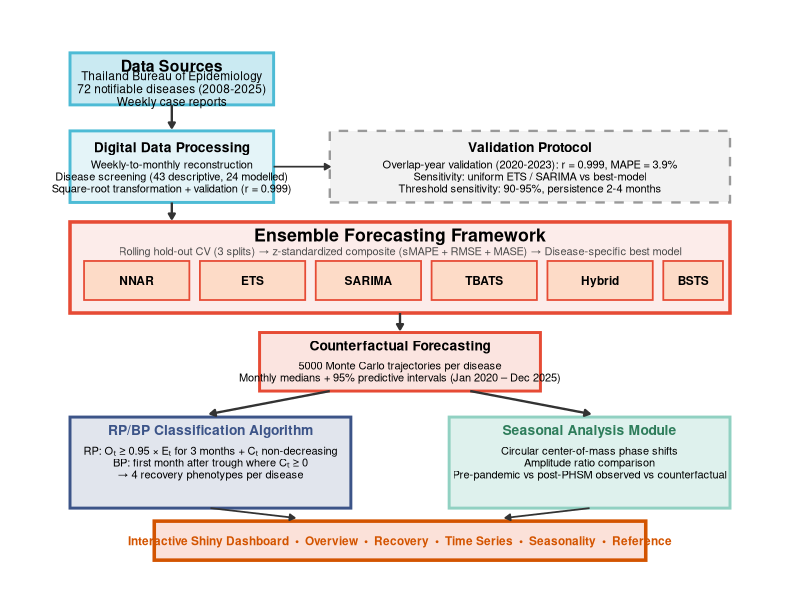
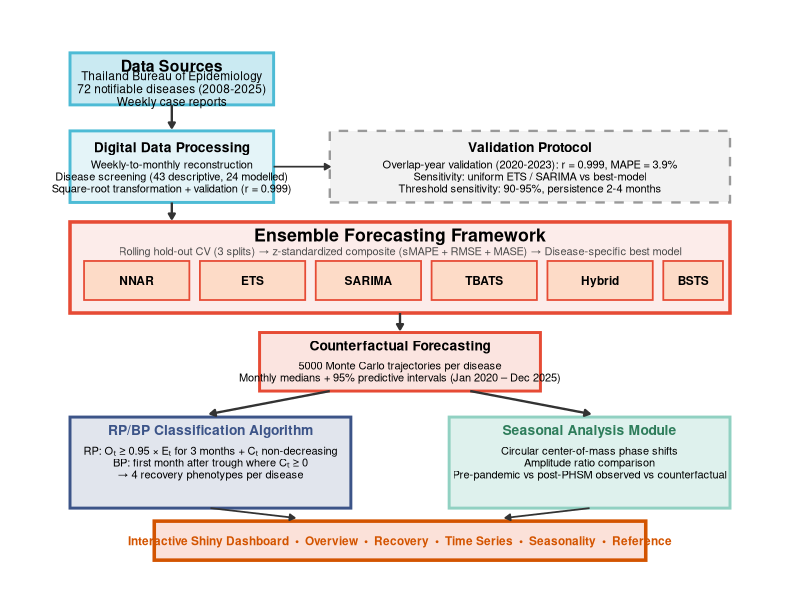

Generate these figures, in order, with R:
# ==============================================================================
# Figure 1: Framework Architecture Schematic
# Digital Surveillance Framework Pipeline Diagram
# ==============================================================================

library(ggplot2)
library(grid)
library(gridExtra)

# --- Helper: Rounded rectangle grob ---
roundrect_grob <- function(x, y, w, h, r = 0.02, fill = "white", col = "black", lwd = 1) {
  grid.roundrect(
    x = unit(x, "npc"), y = unit(y, "npc"),
    width = unit(w, "npc"), height = unit(h, "npc"),
    r = unit(r, "npc"),
    gp = gpar(fill = fill, col = col, lwd = lwd)
  )
}

# --- Color Palette ---
col_data     <- "#4DBBD5FF"   # Data layer (blue)
col_model    <- "#E64B35FF"   # Model layer (red)
col_metric   <- "#3C5488FF"   # Metric layer (dark blue)
col_seasonal <- "#91D1C2FF"   # Seasonal module (teal)
col_dash     <- "#F39B7FFF"   # Dashboard (salmon)
col_arrow    <- "#333333"
col_bg       <- "white"

# --- Build figure using ggplot + annotation ---
fig1 <- ggplot() +
  xlim(0, 10) + ylim(0, 8) +
  theme_void() +
  theme(plot.margin = margin(10, 10, 10, 10)) +

  # === LAYER 1: Data Sources (top) ===
  annotate("rect", xmin = 0.3, xmax = 3.2, ymin = 7.0, ymax = 7.8,
           fill = col_data, alpha = 0.3, color = col_data, linewidth = 1) +
  annotate("text", x = 1.75, y = 7.6, label = "Data Sources", fontface = "bold", size = 4) +
  annotate("text", x = 1.75, y = 7.25, size = 3, lineheight = 0.9,
           label = "Thailand Bureau of Epidemiology\n72 notifiable diseases (2008-2025)\nWeekly case reports") +

  # === LAYER 2: Data Processing Pipeline ===
  annotate("rect", xmin = 0.3, xmax = 3.2, ymin = 5.5, ymax = 6.6,
           fill = col_data, alpha = 0.15, color = col_data, linewidth = 1) +
  annotate("text", x = 1.75, y = 6.35, label = "Digital Data Processing", fontface = "bold", size = 3.5) +
  annotate("text", x = 1.75, y = 5.9, size = 2.8, lineheight = 0.9,
           label = "Weekly-to-monthly reconstruction\nDisease screening (43 descriptive, 24 modelled)\nSquare-root transformation + validation (r = 0.999)") +

  # Arrow: Data → Processing

  annotate("segment", x = 1.75, xend = 1.75, y = 7.0, yend = 6.65,
           arrow = arrow(length = unit(0.15, "cm"), type = "closed"),
           color = col_arrow, linewidth = 0.8) +

  # === LAYER 3: Ensemble Forecasting Framework (center, wide) ===
  annotate("rect", xmin = 0.3, xmax = 9.7, ymin = 3.8, ymax = 5.2,
           fill = col_model, alpha = 0.1, color = col_model, linewidth = 1.2) +
  annotate("text", x = 5.0, y = 5.0, label = "Ensemble Forecasting Framework",
           fontface = "bold", size = 4.5) +

  # 6 model boxes inside
  annotate("rect", xmin = 0.5, xmax = 2.0, ymin = 4.0, ymax = 4.6,
           fill = "#FDDBC7", color = col_model, linewidth = 0.6) +
  annotate("text", x = 1.25, y = 4.3, label = "NNAR", size = 3, fontface = "bold") +

  annotate("rect", xmin = 2.15, xmax = 3.65, ymin = 4.0, ymax = 4.6,
           fill = "#FDDBC7", color = col_model, linewidth = 0.6) +
  annotate("text", x = 2.9, y = 4.3, label = "ETS", size = 3, fontface = "bold") +

  annotate("rect", xmin = 3.8, xmax = 5.3, ymin = 4.0, ymax = 4.6,
           fill = "#FDDBC7", color = col_model, linewidth = 0.6) +
  annotate("text", x = 4.55, y = 4.3, label = "SARIMA", size = 3, fontface = "bold") +

  annotate("rect", xmin = 5.45, xmax = 6.95, ymin = 4.0, ymax = 4.6,
           fill = "#FDDBC7", color = col_model, linewidth = 0.6) +
  annotate("text", x = 6.2, y = 4.3, label = "TBATS", size = 3, fontface = "bold") +

  annotate("rect", xmin = 7.1, xmax = 8.6, ymin = 4.0, ymax = 4.6,
           fill = "#FDDBC7", color = col_model, linewidth = 0.6) +
  annotate("text", x = 7.85, y = 4.3, label = "Hybrid", size = 3, fontface = "bold") +

  annotate("rect", xmin = 8.75, xmax = 9.6, ymin = 4.0, ymax = 4.6,
           fill = "#FDDBC7", color = col_model, linewidth = 0.6) +
  annotate("text", x = 9.175, y = 4.3, label = "BSTS", size = 3, fontface = "bold") +

  # Model selection annotation
  annotate("text", x = 5.0, y = 4.75, size = 2.8, color = "grey30",
           label = "Rolling hold-out CV (3 splits) \u2192 z-standardized composite (sMAPE + RMSE + MASE) \u2192 Disease-specific best model") +

  # Arrow: Processing → Ensemble
  annotate("segment", x = 1.75, xend = 1.75, y = 5.5, yend = 5.25,
           arrow = arrow(length = unit(0.15, "cm"), type = "closed"),
           color = col_arrow, linewidth = 0.8) +

  # === LAYER 4: Counterfactual Forecasting ===
  annotate("rect", xmin = 3.0, xmax = 7.0, ymin = 2.6, ymax = 3.5,
           fill = col_model, alpha = 0.15, color = col_model, linewidth = 1) +
  annotate("text", x = 5.0, y = 3.3, label = "Counterfactual Forecasting",
           fontface = "bold", size = 3.5) +
  annotate("text", x = 5.0, y = 2.9, size = 2.8, lineheight = 0.9,
           label = "5000 Monte Carlo trajectories per disease\nMonthly medians + 95% predictive intervals (Jan 2020 \u2013 Dec 2025)") +

  # Arrow: Ensemble → Counterfactual
  annotate("segment", x = 5.0, xend = 5.0, y = 3.8, yend = 3.55,
           arrow = arrow(length = unit(0.15, "cm"), type = "closed"),
           color = col_arrow, linewidth = 0.8) +

  # === LAYER 5: Two output branches ===

  # --- Branch A: RP/BP Classification (left) ---
  annotate("rect", xmin = 0.3, xmax = 4.3, ymin = 0.8, ymax = 2.2,
           fill = col_metric, alpha = 0.15, color = col_metric, linewidth = 1) +
  annotate("text", x = 2.3, y = 2.0, label = "RP/BP Classification Algorithm",
           fontface = "bold", size = 3.5, color = col_metric) +
  annotate("text", x = 2.3, y = 1.5, size = 2.8, lineheight = 0.9,
           label = "RP: O\u209C \u2265 0.95 \u00D7 E\u209C for 3 months + C\u209C non-decreasing\nBP: first month after trough where C\u209C \u2265 0\n\u2192 4 recovery phenotypes per disease") +

  # --- Branch B: Seasonal Analysis (right) ---
  annotate("rect", xmin = 5.7, xmax = 9.7, ymin = 0.8, ymax = 2.2,
           fill = col_seasonal, alpha = 0.3, color = col_seasonal, linewidth = 1) +
  annotate("text", x = 7.7, y = 2.0, label = "Seasonal Analysis Module",
           fontface = "bold", size = 3.5, color = "#2E7D5B") +
  annotate("text", x = 7.7, y = 1.5, size = 2.8, lineheight = 0.9,
           label = "Circular center-of-mass phase shifts\nAmplitude ratio comparison\nPre-pandemic vs post-PHSM observed vs counterfactual") +

  # Arrows: Counterfactual → RP/BP and → Seasonal
  annotate("segment", x = 4.0, xend = 2.3, y = 2.6, yend = 2.25,
           arrow = arrow(length = unit(0.15, "cm"), type = "closed"),
           color = col_arrow, linewidth = 0.8) +
  annotate("segment", x = 6.0, xend = 7.7, y = 2.6, yend = 2.25,
           arrow = arrow(length = unit(0.15, "cm"), type = "closed"),
           color = col_arrow, linewidth = 0.8) +

  # === LAYER 6: Dashboard (bottom) ===
  annotate("rect", xmin = 1.5, xmax = 8.5, ymin = 0.0, ymax = 0.6,
           fill = col_dash, alpha = 0.3, color = "#D35400", linewidth = 1.2) +
  annotate("text", x = 5.0, y = 0.3,
           label = "Interactive Shiny Dashboard  \u2022  Overview  \u2022  Recovery  \u2022  Time Series  \u2022  Seasonality  \u2022  Reference",
           fontface = "bold", size = 3, color = "#D35400") +

  # Arrows: RP/BP → Dashboard and Seasonal → Dashboard
  annotate("segment", x = 2.3, xend = 3.5, y = 0.8, yend = 0.65,
           arrow = arrow(length = unit(0.15, "cm"), type = "closed"),
           color = col_arrow, linewidth = 0.6) +
  annotate("segment", x = 7.7, xend = 6.5, y = 0.8, yend = 0.65,
           arrow = arrow(length = unit(0.15, "cm"), type = "closed"),
           color = col_arrow, linewidth = 0.6) +

  # === Side annotation: Training / Forecast periods ===
  annotate("rect", xmin = 4.0, xmax = 9.7, ymin = 5.5, ymax = 6.6,
           fill = "grey95", color = "grey60", linewidth = 0.8, linetype = "dashed") +
  annotate("text", x = 6.85, y = 6.35, label = "Validation Protocol", fontface = "bold", size = 3.5) +
  annotate("text", x = 6.85, y = 5.9, size = 2.8, lineheight = 0.9,
           label = "Overlap-year validation (2020-2023): r = 0.999, MAPE = 3.9%\nSensitivity: uniform ETS / SARIMA vs best-model\nThreshold sensitivity: 90-95%, persistence 2-4 months") +

  # Arrow: Processing → Validation
  annotate("segment", x = 3.2, xend = 4.0, y = 6.05, yend = 6.05,
           arrow = arrow(length = unit(0.15, "cm"), type = "closed"),
           color = col_arrow, linewidth = 0.6)

# Save
ggsave("../Outcome/Publish/fig1_framework.pdf", fig1, width = 12, height = 9, dpi = 300)
ggsave("../Outcome/Publish/fig1_framework.png", fig1, width = 12, height = 9, dpi = 300)

cat("Figure 1 (Framework Architecture) saved.\n")
